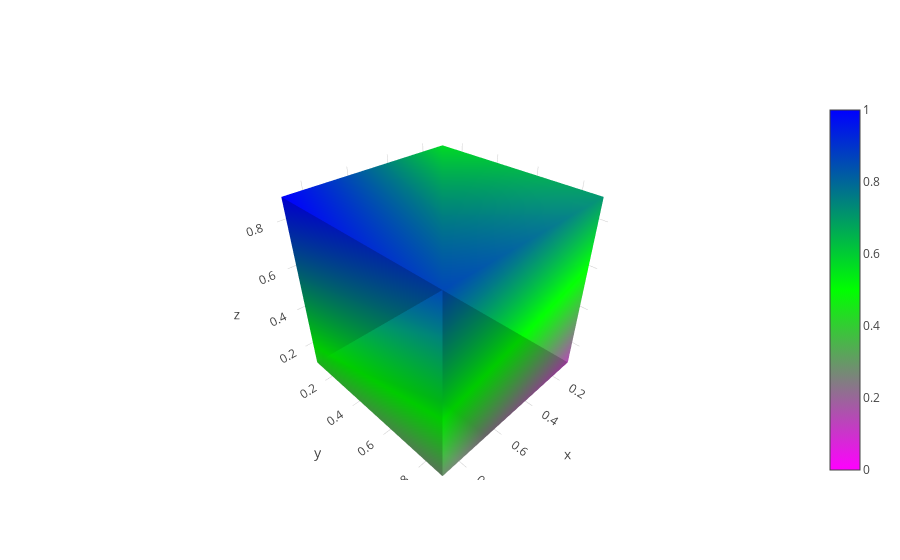

Here is the notebook cell this chart was saved with:
### Code cell
sz = 0.5 ** (1/3)
start = (1-sz)/2
end = start + sz
print(start)
print(end)
data = [
    Mesh3d(
        x = [start, start, end, end, start, start, end, end],
        y = [start, end, end, start, start, end, end, start],
        z = [start, start, start, start, end, end, end, end],
        colorscale = [[0, 'rgb(255, 0, 255)'],
                    [0.5, 'rgb(0, 255, 0)'], 
                      [1, 'rgb(0, 0, 255)']],
        intensity = [0, 0.142857142857143, 0.285714285714286, 
                     0.428571428571429, 0.571428571428571, 
                     0.714285714285714, 0.857142857142857, 1],
        i = [7, 0, 0, 0, 4, 4, 6, 6, 4, 0, 3, 2],
        j = [3, 4, 1, 2, 5, 6, 5, 2, 0, 1, 6, 3],
        k = [0, 7, 2, 3, 6, 7, 1, 1, 5, 5, 7, 6],
        name='y',
        showscale=True
    )
]
layout = Layout(
    xaxis=plotly.graph_objs.layout.XAxis(
        title='x',
    ),
    yaxis=plotly.graph_objs.layout.YAxis(
        title='y',
        range=[0, 1]        
    )
)
fig = Figure(data=data, layout=layout)
iplot(fig, filename='3d-mesh-cube-python')

### Figure 1 — Plotly figure (JSON) as saved in the notebook; plotly's stock layout.template omitted (floating-point values rounded to 4 significant figures)
{"data": [{"colorscale": [[0, "rgb(255, 0, 255)"], [0.5, "rgb(0, 255, 0)"], [1, "rgb(0, 0, 255)"]], "i": [7, 0, 0, 0, 4, 4, 6, 6, 4, 0, 3, 2], "intensity": [0, 0.1429, 0.2857, 0.4286, 0.5714, 0.7143, 0.8571, 1], "j": [3, 4, 1, 2, 5, 6, 5, 2, 0, 1, 6, 3], "k": [0, 7, 2, 3, 6, 7, 1, 1, 5, 5, 7, 6], "name": "y", "showscale": true, "type": "mesh3d", "uid": "3018aac2-baf0-11e8-857d-ed5d4f2f6c04", "x": [0.1031, 0.1031, 0.8969, 0.8969, 0.1031, 0.1031, 0.8969, 0.8969], "y": [0.1031, 0.8969, 0.8969, 0.1031, 0.1031, 0.8969, 0.8969, 0.1031], "z": [0.1031, 0.1031, 0.1031, 0.1031, 0.8969, 0.8969, 0.8969, 0.8969]}], "layout": {"xaxis": {"title": "x"}, "yaxis": {"range": [0, 1], "title": "y"}}}
